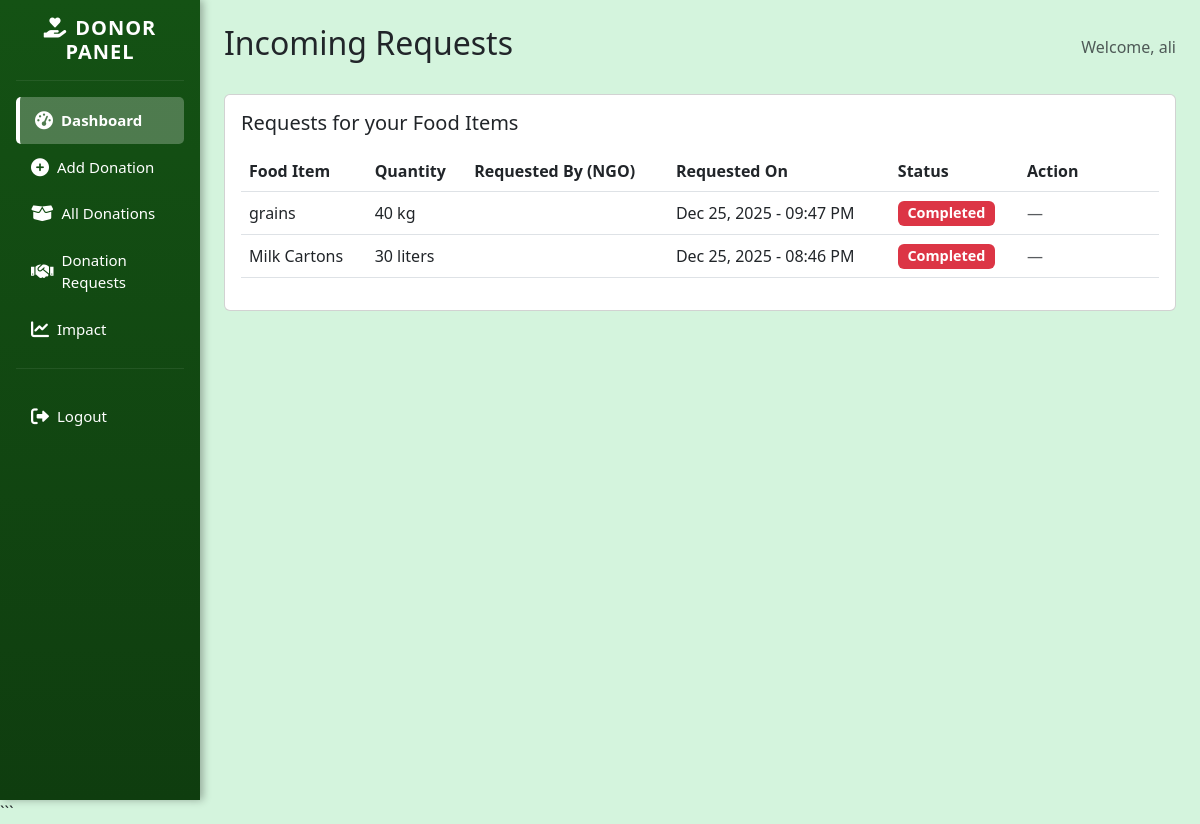
/my_donations_requests.php (signed in), run on the app's committed database.
### tables this page shows
CREATE TABLE `donation_requests` (
  `id` int(11) NOT NULL,
  `donation_id` int(11) NOT NULL,
  `ngo_id` int(11) NOT NULL,
  `request_date` timestamp NOT NULL DEFAULT current_timestamp(),
  `status` enum('pending','approved','rejected','completed') NOT NULL DEFAULT 'pending',
  `pickup_quantity` varchar(50) DEFAULT NULL,
  `pickup_date` date DEFAULT NULL,
  `pickup_time` time DEFAULT NULL
);

CREATE TABLE `food_donations` (
  `id` int(11) NOT NULL,
  `donor_id` int(11) NOT NULL,
  `food_name` varchar(255) NOT NULL,
  `category` enum('vegetables','fruits','dairy','meat','grains','prepared_food','beverages','snacks','frozen','canned','other') NOT NULL,
  `quantity` varchar(100) NOT NULL,
  `unit` enum('kg','lbs','servings','pieces','liters','boxes','bags','other') NOT NULL,
  `expiration_date` date NOT NULL,
  `pickup_time_start` time DEFAULT NULL,
  `pickup_time_end` time DEFAULT NULL,
  `special_instructions` text DEFAULT NULL,
  `food_safety_info` text DEFAULT NULL,
  `images` longtext DEFAULT NULL CHECK (json_valid(`images`)),
  `description` text DEFAULT NULL,
  `urgent` tinyint(1) NOT NULL DEFAULT 0,
  `estimated_value` decimal(10,2) DEFAULT NULL,
  `status` enum('available','requested','reserved','completed','expired','cancelled') DEFAULT 'available',
  `location_lat` decimal(10,8) DEFAULT NULL,
  `location_lng` decimal(11,8) DEFAULT NULL,
  `pickup_address` text DEFAULT NULL,
  `created_at` timestamp NOT NULL DEFAULT current_timestamp(),
  `updated_at` timestamp NOT NULL DEFAULT current_timestamp() ON UPDATE current_timestamp()
);

### my_donations_requests.php (the view, shortened to what this page needs)
<?php
include 'config.php';
function safe_prepare($conn, $sql) {
    $stmt = $conn->prepare($sql);
    return $stmt;
}
$donor_sql = "SELECT id FROM donors WHERE email = ?";
$donor_stmt = safe_prepare($conn, $donor_sql);
$donor_stmt->bind_param("s", $_SESSION['user_email']);
$donor_stmt->execute();
$donor_result = $donor_stmt->get_result();
$donor = $donor_result->fetch_assoc();
$donor_id = (int)$donor['id'];
$fetch_sql = "SELECT
                dr.id AS request_id,
                dr.status,
                dr.request_date,
                fd.food_name,
                fd.quantity,
                fd.unit,
                ng.organization_name AS ngo_name
              FROM donation_requests dr
              INNER JOIN food_donations fd ON dr.donation_id = fd.id
              LEFT JOIN ngos ng ON dr.ngo_id = ng.id
              WHERE fd.donor_id = ?
              ORDER BY dr.request_date DESC";
$fetch_stmt = $conn->prepare($fetch_sql);
$fetch_stmt->bind_param("i", $donor_id);
$fetch_stmt->execute();
$requests_result = $fetch_stmt->get_result();
$requests = $requests_result->fetch_all(MYSQLI_ASSOC);
?>
<!DOCTYPE html>
<html lang="en">
<head>
    <link href="https://cdn.jsdelivr.net/npm/bootstrap@5.3.0/dist/css/bootstrap.min.css" rel="stylesheet"/>
    <link href="https://cdnjs.cloudflare.com/ajax/libs/font-awesome/6.0.0/css/all.min.css" rel="stylesheet"/>
</head>
<body>
<div class="container-fluid">
    <div class="row">
        <div class="col-md-2 p-0">
            <?php include 'sidebar_donor.php'; ?>
        </div>
        <div class="col-md-10 p-4">
            <div class="d-flex justify-content-between align-items-center mb-4">
                <h2>Incoming Requests</h2>
                <div class="text-muted">Welcome, <?php echo htmlspecialchars($_SESSION['user_name']); ?></div>
            </div>
            <div class="card mb-4">
                <div class="card-body">
                    <h5 class="card-title mb-3">Requests for your Food Items</h5>
                    <?php if (empty($requests)): ?>
                        <p class="text-muted mb-0">No requests received yet.</p>
                    <?php else: ?>
                        <div class="table-responsive">
                            <table class="table table-hover align-middle">
                                <thead>
                                    <tr>
                                        <th>Food Item</th>
                                        <th>Quantity</th>
                                        <th>Requested By (NGO)</th>
                                        <th>Requested On</th>
                                        <th>Status</th>
                                        <th style="width:140px">Action</th>
                                    </tr>
                                </thead>
                                <tbody>
                                    <?php foreach ($requests as $r): ?>
                                        <tr>
                                            <td><?php echo htmlspecialchars($r['food_name']); ?></td>
                                            <td><?php echo htmlspecialchars($r['quantity'] . ' ' . $r['unit']); ?></td>
                                            <td><?php echo htmlspecialchars($r['ngo_name']); ?></td>
                                            <td><?php echo date("M d, Y - h:i A", strtotime($r['request_date'])); ?></td>
                                            <td>
                                                <?php
                                                    $s = $r['status'];
                                                    $cls = $s === 'pending' ? 'warning' : ($s === 'approved' ? 'success' : 'danger');
                                                ?>
                                                <span class="badge bg-<?php echo $cls; ?> status-badge"><?php echo ucfirst($s); ?></span>
                                            </td>
                                            <td>
                                                <?php if ($r['status'] === 'pending'): ?>
                                                    <form method="post" class="d-inline">
                                                        <input type="hidden" name="request_id" value="<?php echo (int)$r['request_id']; ?>">
                                                        <button type="submit" name="action" value="accept" class="btn btn-sm btn-success">
                                                            <i class="fa fa-check me-1"></i>Accept
                                                        </button>
                                                    </form>
                                                    <form method="post" class="d-inline">
                                                        <input type="hidden" name="request_id" value="<?php echo (int)$r['request_id']; ?>">
                                                        <button type="submit" name="action" value="reject" class="btn btn-sm btn-danger">
                                                            <i class="fa fa-times me-1"></i>Reject
                                                        </button>
                                                    </form>
                                                <?php else: ?>
                                                    <span class="text-muted">—</span>
                                                <?php endif; ?>
                                            </td>
                                        </tr>
                                    <?php endforeach; ?>
                                </tbody>
                            </table>
                        </div>
                    <?php endif; ?>
                </div>
            </div>
        </div>
    </div>
</div>
</body>
</html>

### my_donations_requests.php (style rules this page uses)
:root { --green:#28a745; --light:#d4f4dd; --dark:#145214; }
body { background:var(--light); }
.status-badge { padding: .35rem .6rem; font-size:.9rem; }

### data on the page
donation_requests: food_donations.food_name "grains", food_donations.quantity+unit "40 kg", request_date "Dec 25, 2025 - 09:47 PM", status "Completed"
donation_requests: food_donations.food_name "Milk Cartons", food_donations.quantity+unit "30 liters", request_date "Dec 25, 2025 - 08:46 PM", status "Completed"

### other printed values
$_SESSION['user_name'] "ali"
